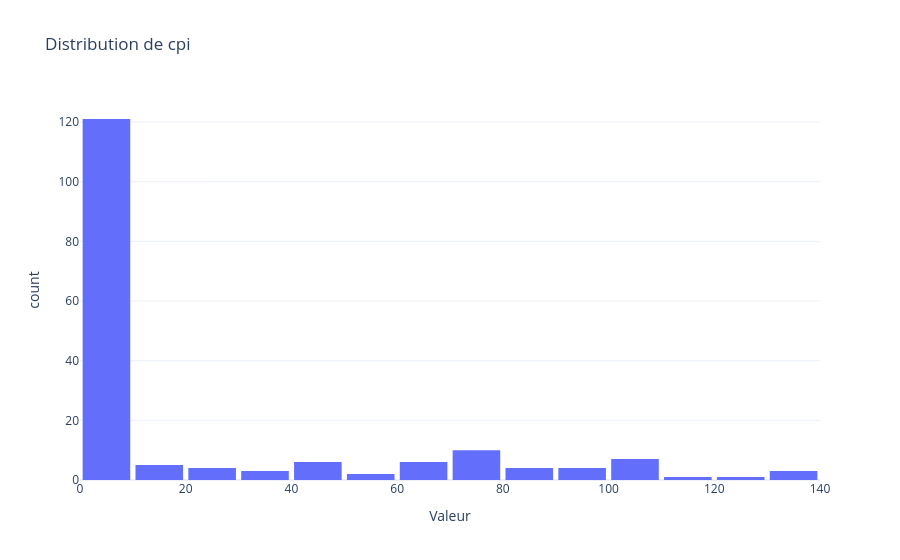

Notebook code for this chart:
### Markdown cell above
### CPI (à définir le calcul)

### Code cell
print(f"{df["cpi"].describe()}\n")

histogram(df, 'cpi')

time_evo(df, 'cpi')

### Figure 1 — Plotly figure (JSON) as saved in the notebook; plotly's stock layout.template omitted (floating-point values rounded to 4 significant figures; data arrays with more than 128 entries replaced by an {"elided": "..."} marker saying what was removed)
{"data": [{"bingroup": "x", "hovertemplate": "Valeur=%{x}<br>count=%{y}<extra></extra>", "legendgroup": "", "marker": {"color": "#636EFA", "pattern": {"shape": ""}}, "name": "", "nbinsx": 20, "orientation": "v", "showlegend": false, "type": "histogram", "x": {"elided": "177 float values"}, "xaxis": "x", "yaxis": "y"}], "layout": {"bargap": 0.1, "barmode": "relative", "legend": {"tracegroupgap": 0}, "title": {"text": "Distribution de cpi"}, "xaxis": {"anchor": "y", "domain": [0, 1], "tickformat": "d", "title": {"text": "Valeur"}}, "yaxis": {"anchor": "x", "domain": [0, 1], "title": {"text": "count"}}}}
